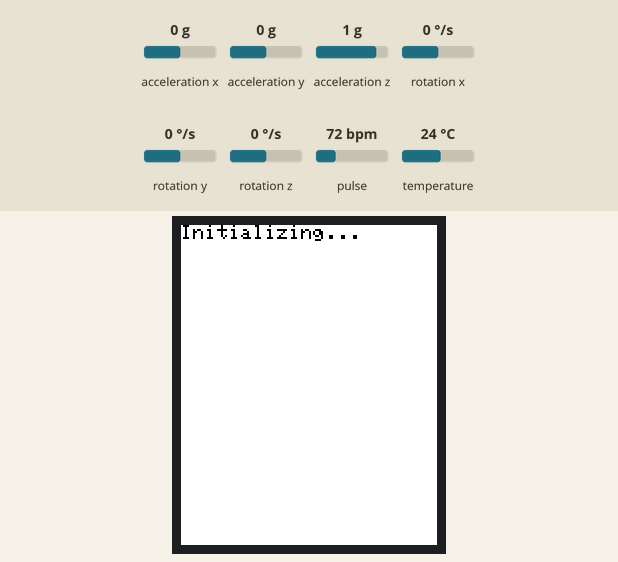
The sketch below on a simulated ESP32. Shown: 128×160 colour display. The test bench sets the inputs (shaded band); at power-on: acceleration x 0 g, acceleration y 0 g, acceleration z 1 g, rotation x 0 °/s, rotation y 0 °/s, rotation z 0 °/s, pulse 72 bpm, temperature 24 °C. What the sketch prints to the serial monitor is not drawn.

Above: at 0.2 s.
2.4 s: acceleration x set to -1.4 g
At 6.0 s:
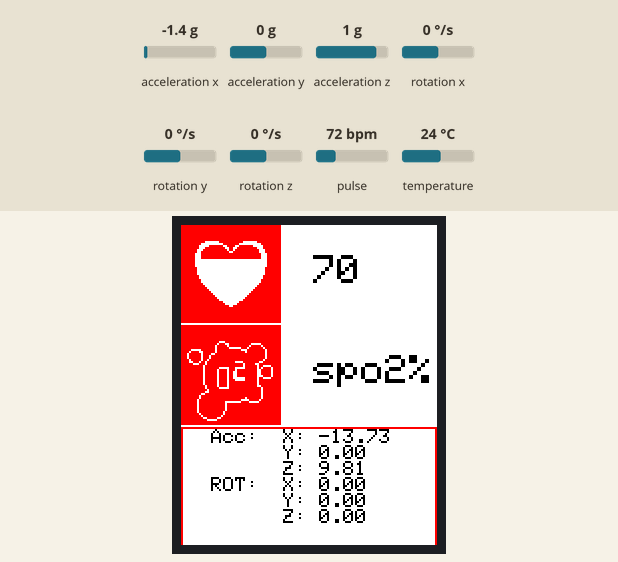
At 11.1 s:
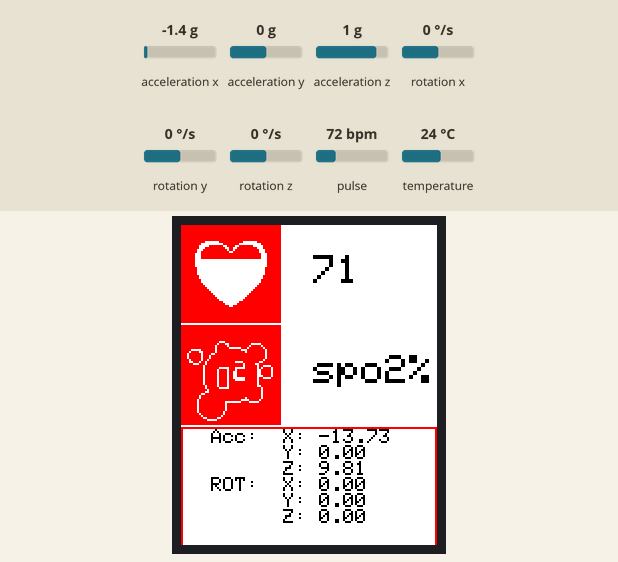
Timing chart, 0 to 11.4 s (numbered marks = the images above; inputs shaded):
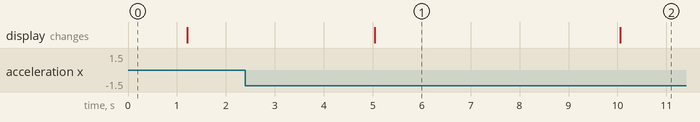

The sketch:

code_final.ino
```cpp
#include <Adafruit_GFX.h>  // library for oled display
#include <Adafruit_ST7735.h>  // library for oled display
#include <Wire.h>  //I2C communicatio lib
#include <SPI.h>   // SPI communication library

#include <MAX30105.h>   //library for MAX30102
#include "spo2_algorithm.h"  //caculation of SpO2
#include "heartRate.h"    //calculation of Heart rate
#include <Adafruit_MPU6050.h> // MPU library
#include <Adafruit_Sensor.h>   //unified library

// ST7735 setup
#define TFT_CS     5
#define TFT_RST    17
#define TFT_DC     16

Adafruit_ST7735 tft = Adafruit_ST7735(TFT_CS, TFT_DC, TFT_RST);

// MAX30102
MAX30105 particleSensor;

// MPU6050
Adafruit_MPU6050 mpu;

// Sensor data
const byte RATE_SIZE = 4; //Increase this for more averaging. 4 is good.
byte rates[RATE_SIZE]; //Array of heart rates
byte rateSpot = 0;
long lastBeat = 0; //Time at which the last beat occurred

unsigned long lastDisplayUpdate = 0;
const unsigned long displayInterval = 5000; // in milliseconds

float beatsPerMinute;
int beatAvg;
// bit map 'heart logo', 50x49px
const unsigned char epd_bitmap_heart [] PROGMEM = {
  0xff, 0xff, 0xff, 0xff, 0xff, 0xff, 0xc0, 0xff, 0xff, 0xff, 0xff, 0xff, 0xff, 0xc0, 0xff, 0xff,
  0xff, 0xff, 0xff, 0xff, 0xc0, 0xff, 0xff, 0xff, 0xff, 0xff, 0xff, 0xc0, 0xff, 0xff, 0xff, 0xff,
  0xff, 0xff, 0xc0, 0xff, 0xff, 0xff, 0xff, 0xff, 0xff, 0xc0, 0xff, 0xff, 0xff, 0xff, 0xff, 0xff,
  0xc0, 0xff, 0xff, 0xff, 0xff, 0xff, 0xff, 0xc0, 0xff, 0xf0, 0x1f, 0xfe, 0x03, 0xff, 0xc0, 0xff,
  0xc0, 0x07, 0xf8, 0x00, 0xff, 0xc0, 0xff, 0x83, 0xf9, 0xe7, 0xf0, 0x7f, 0xc0, 0xff, 0x8f, 0xfc,
  0xcf, 0xfc, 0x7f, 0xc0, 0xff, 0x1f, 0xfe, 0xdf, 0xfe, 0x3f, 0xc0, 0xff, 0x3f, 0xff, 0x3f, 0xfe,
  0x3f, 0xc0, 0xfe, 0x3f, 0xff, 0xff, 0xff, 0x1f, 0xc0, 0xfe, 0x3f, 0xff, 0xff, 0xff, 0x1f, 0xc0,
  0xfe, 0x3f, 0xff, 0xff, 0xff, 0x1f, 0xc0, 0xfe, 0x00, 0x00, 0x00, 0x00, 0x1f, 0xc0, 0xfe, 0x00,
  0x00, 0x00, 0x00, 0x1f, 0xc0, 0xfe, 0x00, 0x00, 0x00, 0x00, 0x1f, 0xc0, 0xfe, 0x00, 0x00, 0x00,
  0x00, 0x1f, 0xc0, 0xff, 0x00, 0x00, 0x00, 0x00, 0x3f, 0xc0, 0xff, 0x00, 0x00, 0x00, 0x00, 0x3f,
  0xc0, 0xff, 0x00, 0x00, 0x00, 0x00, 0x3f, 0xc0, 0xff, 0x00, 0x00, 0x00, 0x00, 0x3f, 0xc0, 0xff,
  0x80, 0x00, 0x00, 0x00, 0x7f, 0xc0, 0xff, 0x80, 0x00, 0x00, 0x00, 0x7f, 0xc0, 0xff, 0xc0, 0x00,
  0x00, 0x00, 0xff, 0xc0, 0xff, 0xc0, 0x00, 0x00, 0x00, 0xff, 0xc0, 0xff, 0xe0, 0x00, 0x00, 0x01,
  0xff, 0xc0, 0xff, 0xf0, 0x00, 0x00, 0x03, 0xff, 0xc0, 0xff, 0xf8, 0x00, 0x00, 0x07, 0xff, 0xc0,
  0xff, 0xfc, 0x00, 0x00, 0x0f, 0xff, 0xc0, 0xff, 0xfe, 0x00, 0x00, 0x1f, 0xff, 0xc0, 0xff, 0xff,
  0x00, 0x00, 0x3f, 0xff, 0xc0, 0xff, 0xff, 0x80, 0x00, 0x7f, 0xff, 0xc0, 0xff, 0xff, 0xc0, 0x00,
  0xff, 0xff, 0xc0, 0xff, 0xff, 0xe0, 0x01, 0xff, 0xff, 0xc0, 0xff, 0xff, 0xf8, 0x07, 0xff, 0xff,
  0xc0, 0xff, 0xff, 0xfc, 0x0f, 0xff, 0xff, 0xc0, 0xff, 0xff, 0xff, 0x3f, 0xff, 0xff, 0xc0, 0xff,
  0xff, 0xff, 0xff, 0xff, 0xff, 0xc0, 0xff, 0xff, 0xff, 0xff, 0xff, 0xff, 0xc0, 0xff, 0xff, 0xff,
  0xff, 0xff, 0xff, 0xc0, 0xff, 0xff, 0xff, 0xff, 0xff, 0xff, 0xc0, 0xff, 0xff, 0xff, 0xff, 0xff,
  0xff, 0xc0, 0xff, 0xff, 0xff, 0xff, 0xff, 0xff, 0xc0, 0xff, 0xff, 0xff, 0xff, 0xff, 0xff, 0xc0,
  0xff, 0xff, 0xff, 0xff, 0xff, 0xff, 0xc0
};

// Array of all bitmaps for convenience. (Total bytes used to store images in PROGMEM = 368)
const int epd_bitmap_allArray_LEN = 1;
const unsigned char* epd_bitmap_allArray[1] = {
  epd_bitmap_heart
};

// bit map 'o2_random', 50x50px
const unsigned char epd_bitmap_o2 [] PROGMEM = {
  0xff, 0xff, 0xff, 0xff, 0xff, 0xff, 0xc0, 0xff, 0xff, 0xff, 0xff, 0xff, 0xff, 0xc0, 0xff, 0xff,
  0xff, 0xff, 0xff, 0xff, 0xc0, 0xff, 0xff, 0xff, 0xff, 0xff, 0xff, 0xc0, 0xff, 0xff, 0xff, 0xff,
  0xff, 0xff, 0xc0, 0xff, 0xff, 0xff, 0xff, 0xff, 0xff, 0xc0, 0xff, 0xff, 0xff, 0xff, 0xff, 0xff,
  0xc0, 0xff, 0xff, 0xff, 0xff, 0xff, 0xff, 0xc0, 0xff, 0xff, 0xe3, 0xff, 0xff, 0xff, 0xc0, 0xff,
  0xff, 0xdc, 0xff, 0xe0, 0xff, 0xc0, 0xff, 0xff, 0xbe, 0xff, 0xdf, 0x7f, 0xc0, 0xff, 0xff, 0xbf,
  0x03, 0xbf, 0xbf, 0xc0, 0xf8, 0x3f, 0xbf, 0xfc, 0x7f, 0xdf, 0xc0, 0xf7, 0x9f, 0xbf, 0xff, 0x7f,
  0xdf, 0xc0, 0xef, 0xde, 0x7f, 0xff, 0xff, 0xdf, 0xc0, 0xef, 0xdd, 0xff, 0xff, 0xff, 0xdf, 0xc0,
  0xef, 0xdd, 0xff, 0xff, 0xff, 0xdf, 0xc0, 0xf7, 0xdb, 0xff, 0xff, 0xff, 0xbf, 0xc0, 0xf3, 0xb7,
  0xff, 0xe1, 0xfe, 0x7f, 0xc0, 0xfc, 0x77, 0xff, 0xfe, 0xf9, 0xff, 0xc0, 0xff, 0xef, 0xff, 0xfe,
  0xfd, 0x87, 0xc0, 0xff, 0xef, 0xe0, 0xe0, 0xfd, 0x7b, 0xc0, 0xff, 0xef, 0xde, 0xef, 0xfc, 0xfb,
  0xc0, 0xff, 0xef, 0xde, 0xcf, 0xfc, 0xfb, 0xc0, 0xff, 0xef, 0xde, 0xcf, 0xfc, 0xfb, 0xc0, 0xff,
  0xef, 0xde, 0xcf, 0xfc, 0x7b, 0xc0, 0xff, 0xef, 0xde, 0xc0, 0xfd, 0x87, 0xc0, 0xff, 0xef, 0xde,
  0xe0, 0xfd, 0xff, 0xc0, 0xff, 0xef, 0xde, 0xff, 0xfd, 0xff, 0xc0, 0xff, 0xef, 0xde, 0xff, 0xfd,
  0xff, 0xc0, 0xff, 0xf7, 0xde, 0xff, 0xfc, 0xff, 0xc0, 0xff, 0xf7, 0xe0, 0xff, 0xff, 0x7f, 0xc0,
  0xff, 0xfb, 0xff, 0xff, 0xff, 0x7f, 0xc0, 0xff, 0xf3, 0xff, 0xff, 0xff, 0x7f, 0xc0, 0xff, 0xcf,
  0xff, 0xff, 0xff, 0x7f, 0xc0, 0xff, 0xbf, 0xff, 0xff, 0xff, 0x7f, 0xc0, 0xff, 0xbf, 0xff, 0xff,
  0x7f, 0x7f, 0xc0, 0xff, 0x7f, 0xff, 0xfc, 0x3e, 0xff, 0xc0, 0xff, 0x7f, 0xfc, 0x03, 0xc1, 0xff,
  0xc0, 0xff, 0x7f, 0xfd, 0xff, 0xff, 0xff, 0xc0, 0xff, 0x7f, 0xfd, 0xff, 0xff, 0xff, 0xc0, 0xff,
  0x7f, 0xfd, 0xff, 0xff, 0xff, 0xc0, 0xff, 0x7f, 0xfd, 0xff, 0xff, 0xff, 0xc0, 0xff, 0x7f, 0xfb,
  0xff, 0xff, 0xff, 0xc0, 0xff, 0xbf, 0xfb, 0xff, 0xff, 0xff, 0xc0, 0xff, 0xdf, 0xf7, 0xff, 0xff,
  0xff, 0xc0, 0xff, 0xe7, 0xcf, 0xff, 0xff, 0xff, 0xc0, 0xff, 0xf8, 0x3f, 0xff, 0xff, 0xff, 0xc0,
  0xff, 0xff, 0xff, 0xff, 0xff, 0xff, 0xc0, 0xff, 0xff, 0xff, 0xff, 0xff, 0xff, 0xc0
};

// Array of all bitmaps for convenience. (Total bytes used to store images in PROGMEM = 368)
const int epd_bitmap_allArray_LEN_2 = 1;
const unsigned char* epd_bitmap_allArray_2[1] = {
  epd_bitmap_o2
};


void setup() {
  Serial.begin(115200);
  Wire.begin(21, 22);

  // Display
  tft.initR(INITR_BLACKTAB); // For ST7735
  tft.setRotation(0);
  tft.fillScreen(ST77XX_WHITE);
  tft.setTextColor(ST77XX_BLACK);
  tft.setTextSize(1);
  tft.setCursor(0, 0);

  tft.println("Initializing...");

  // MAX30102
  if (!particleSensor.begin(Wire, I2C_SPEED_FAST)) {
    tft.println("MAX30102 not found!");
    while (1);
  }
  particleSensor.setup(); //Configure sensor with default settings
  particleSensor.setPulseAmplitudeRed(0x0A); //Turn Red LED to low to indicate sensor is running
  particleSensor.setPulseAmplitudeGreen(0); //Turn off Green LED

  // MPU6050
  if (!mpu.begin()) {
    tft.println("MPU6050 not found!");
    while (1);
  }

  mpu.setAccelerometerRange(MPU6050_RANGE_4_G);
  mpu.setFilterBandwidth(MPU6050_BAND_21_HZ);

  delay(1000);
  tft.fillScreen(ST77XX_BLACK);
}

void loop() {
  sensors_event_t a, g, temp;
  mpu.getEvent(&a, &g, &temp);

   long irValue = particleSensor.getIR();

  if (checkForBeat(irValue) == true)
  {
    //We sensed a beat!
    long delta = millis() - lastBeat;
    lastBeat = millis();

    beatsPerMinute = 60 / (delta / 1000.0);

    if (beatsPerMinute < 255 && beatsPerMinute > 20)
    {
      rates[rateSpot++] = (byte)beatsPerMinute; //Store this reading in the array
      rateSpot %= RATE_SIZE; //Wrap variable

      //Take average of readings
      beatAvg = 0;
      for (byte x = 0 ; x < RATE_SIZE ; x++)
        beatAvg += rates[x];
      beatAvg /= RATE_SIZE;
    }
  }


  if (millis() - lastDisplayUpdate > displayInterval) {
    lastDisplayUpdate = millis();

if (irValue < 50000){
    tft.fillScreen(ST77XX_WHITE);   //setting white background
    tft.setCursor(0, 0);
    tft.print(" No finger?");}

    else{
  // Display output
  mpu.getEvent(&a, &g, &temp);

tft.fillScreen(ST77XX_WHITE);
tft.setCursor(0, 0);

tft.drawBitmap(0, 0, epd_bitmap_heart, 50, 49, ST77XX_RED);
tft.setCursor(66, 15);
tft.setTextSize(2);
tft.print(beatAvg);


//  tft.print("HR: ");
//  tft.print(heartRate);
//  tft.print(" bpm ");
//  tft.println(validHeartRate ? "OK" : "X");
//
tft.setCursor(0, 50);
tft.drawBitmap(0, 50, epd_bitmap_o2, 50,50, ST77XX_RED);
tft.setCursor(66, 65);
tft.setTextSize(2);
tft.print("spo2");
tft.print("% ");
//  tft.println(validSPO2 ? "OK" : "X");
//
tft.setTextSize(1);
tft.setCursor(0, 101);
tft.drawRect(0, 101, 128, 160,ST77XX_RED);
tft.setTextSize(1);
tft.setCursor(15, 102);
tft.print("Acc:  ");
tft.print("X: ");
tft.println(a.acceleration.x, 2);
tft.setCursor(15, 110);
tft.print("      ");
tft.print("Y: ");
tft.println(a.acceleration.y, 2);
tft.setCursor(15, 118);
tft.print("      ");
tft.print("Z: ");
tft.println(a.acceleration.z, 2);
tft.setCursor(15, 126);
tft.print("ROT:  ");
tft.print("X: ");
tft.println(g.gyro.x, 2);
tft.setCursor(15, 134);
tft.print("      ");
tft.print("Y: ");
tft.println(g.gyro.y, 2);
tft.setCursor(15, 142);
tft.print("      ");
tft.print("Z: ");
tft.println(g.gyro.z, 2);
//
//tft.setCursor(15, 150);
//  tft.print("Temp: ");
//  tft.print(temp.temperature, 1);
//  tft.println(" C");
  }
  }
Serial.print("HR:");
Serial.print(beatAvg);
Serial.print(",SpO2:");
Serial.print("spo2");
//Serial.print(",Temp:");
//Serial.print(temp.temperature);  // had to non-availability of required sensor
Serial.print(",Ax:");
Serial.print(a.acceleration.x);
Serial.print(",Ay:");
Serial.print(a.acceleration.y);
Serial.print(",Az:");
Serial.println(a.acceleration.z);
Serial.print(",Ax:");
Serial.print(a.acceleration.x);
Serial.print(",Ay:");
Serial.print(a.acceleration.y);
Serial.print(",Az:");
Serial.println(a.acceleration.z);
Serial.print(",Rx:");
Serial.print(g.gyro.x);
Serial.print(",Ry:");
Serial.print(g.gyro.y);
Serial.print(",Rz:");
Serial.println(g.gyro.z);

//
//  delay(1000);
}
```

Measured:
- after the input at 2.4 s, the display: changes after 2.6 s (image 1)
- what the display in image 1 shows lasts 5.1 s, from 5.0 s to 10.1 s
